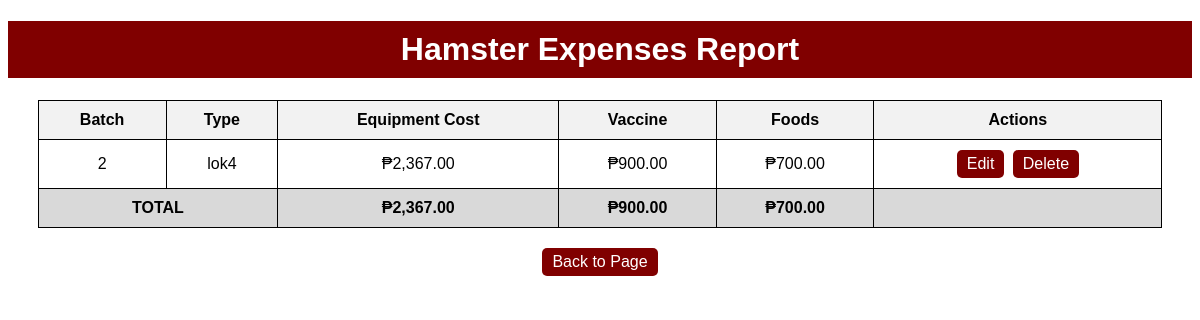
The page /view_expenses.php on the database its author committed.
### tables this page shows
CREATE TABLE `hamster_expenses` (
  `id` int(11) NOT NULL,
  `batch` varchar(50) NOT NULL,
  `type` varchar(100) NOT NULL,
  `equipment_cost` decimal(10,2) NOT NULL,
  `vaccine` decimal(10,2) NOT NULL,
  `foods` decimal(10,2) NOT NULL
);

### view_expenses.php (the view, shortened to what this page needs)
<?php
$conn = new mysqli("localhost", "root", "", "full_report");
$result = $conn->query("SELECT * FROM hamster_expenses");
$total_equipment = 0;
$total_vaccine = 0;
$total_foods = 0;
?>
<!DOCTYPE html>
<html>
<head>
</head>
<body>
    <h1>Hamster Expenses Report</h1>
    <table>
        <tr>
            <th>Batch</th>
            <th>Type</th>
            <th>Equipment Cost</th>
            <th>Vaccine</th>
            <th>Foods</th>
            <th>Actions</th>
        </tr>
        <?php while($row = $result->fetch_assoc()): ?>
        <tr>
            <td><?php echo htmlspecialchars($row['batch']); ?></td>
            <td><?php echo htmlspecialchars($row['type']); ?></td>
            <td>₱<?php echo number_format($row['equipment_cost'], 2); ?></td>
            <td>₱<?php echo number_format($row['vaccine'], 2); ?></td>
            <td>₱<?php echo number_format($row['foods'], 2); ?></td>
            <td>
                <a class="btn-action" href="edit_exp.php?id=<?php echo $row['id']; ?>">Edit</a>
                <a class="btn-action" href="delete_exp.php?id=<?php echo $row['id']; ?>" onclick="return confirm('Are you sure you want to delete this entry?');">Delete</a>
            </td>
        </tr>
        <?php
            $total_equipment += $row['equipment_cost'];
            $total_vaccine += $row['vaccine'];
            $total_foods += $row['foods'];
        endwhile;
        ?>
        <tfoot>
            <tr>
                <td colspan="2">TOTAL</td>
                <td>₱<?php echo number_format($total_equipment, 2); ?></td>
                <td>₱<?php echo number_format($total_vaccine, 2); ?></td>
                <td>₱<?php echo number_format($total_foods, 2); ?></td>
                <td></td>
            </tr>
        </tfoot>
    </table>
    <div class="button-group">
        <a href="hamsterfrnt.html" class="btn-link">Back to Page</a>
    </div>
</body>
</html>

### view_expenses.php (style rules this page uses)
body { font-family: Arial, sans-serif; }
h1 { text-align: center; background-color: #800000; color: white; padding: 10px; }
table { width: 95%; margin: 20px auto; border-collapse: collapse; }
th, td { border: 1px solid #000; padding: 10px; text-align: center; }
th { background-color: #f2f2f2; }
tfoot td { font-weight: bold; background-color: #d9d9d9; }
.btn-link, .btn-action { padding: 5px 10px; background-color: #800000; color: white; text-decoration: none; border-radius: 5px; margin: 0 2px; display: inline-block; }
.button-group { text-align: center; margin: 20px; }

### rows shown on the page
hamster_expenses: batch "2", type "lok4", equipment_cost "2,367.00", vaccine "900.00", foods "700.00"

### other values the page prints
$total_equipment "2,367.00"
$total_vaccine "900.00"
$total_foods "700.00"
